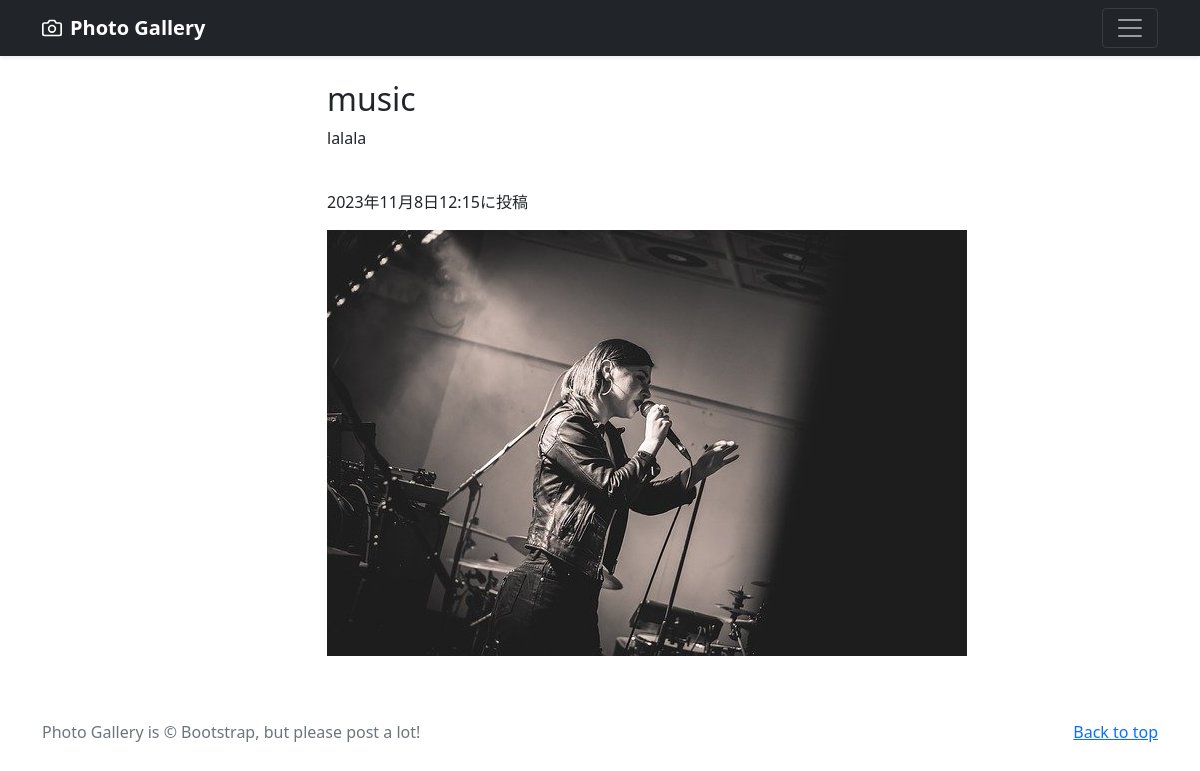
The page /photo-detail/5 on the database its author committed.
### photo/models.py (models this page shows, shortened)
class PhotoPost(models.Model):
    user = models.ForeignKey(
        CustomUser,
        verbose_name="ユーザー",
        on_delete=models.CASCADE
    )
    category = models.ForeignKey(
        Category,
        verbose_name="カテゴリ",
        on_delete=models.PROTECT
    )
    title = models.CharField(
        verbose_name="タイトル",
        max_length=200
    )
    comment = models.TextField(
        verbose_name="コメント"
    )
    image1 = models.ImageField(
        verbose_name="イメージ１",
        upload_to= "photos"
    )
    image2 = models.ImageField(
        verbose_name="イメージ２",
        upload_to="photos",
        blank=True,
        null=True
    )
    posted_at = models.DateTimeField(
        verbose_name="投稿日時",
        auto_now_add=True
    )

### photo/views.py (the view)
class DetailView(DetailView):
    template_name = "detail.html"
    model = PhotoPost

### photo/templates/detail.html (shortened to what this page needs)
{% extends "base.html" %}
{% block contents %}
<br>
<div class="container">
    <div class ="row">
        <div class="col offset-3">
            <h2>{{object.title}}</h2>
            <p>{{object.comment}}</p>
            <br>
            <p>{{object.posted_at}}に投稿</p>
            <p><img src="{{ object.image1.url }}"></img></p>
        </div>
    </div>
</div>
{% endblock %}

### rows shown on the page
PhotoPost: title "music", comment "lalala", posted_at "2023年11月8日12:15", image1 (picture)
